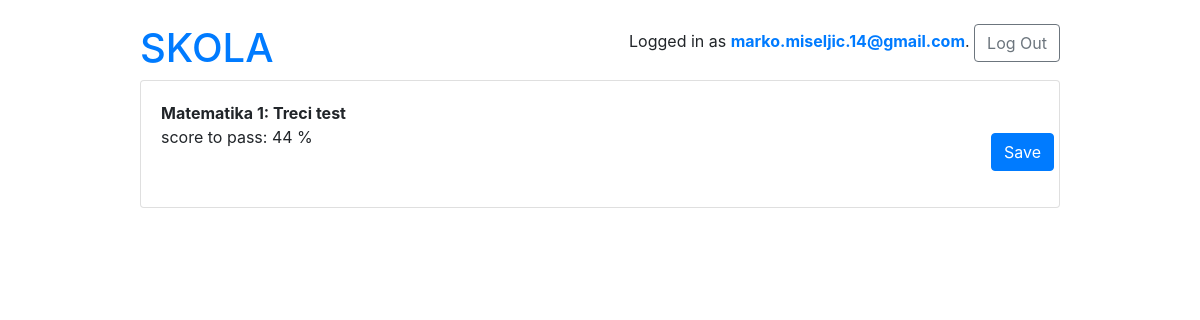
The app's page /students/exam/4/ (signed in) with its own data.
### account/models.py (models this page shows, shortened)
class User(AbstractBaseUser):
    first_name = models.CharField(max_length=220)
    last_name = models.CharField(max_length=220)
    email = models.EmailField(
        verbose_name='Email address',
        max_length=255,
        unique=True
    )
    username = models.CharField(max_length=40, unique=True)
    date_joined = models.DateTimeField(verbose_name="date joined", auto_now_add=True)
    last_login = models.DateTimeField(verbose_name="last login", auto_now=True)
    is_admin = models.BooleanField(default=False)
    is_staff = models.BooleanField(default=False)
    is_superuser = models.BooleanField(default=False)
    proflie_image = models.ImageField(max_length=255, upload_to=get_profile_image_filepath, null=True, blank=True)
    is_student = models.BooleanField(default=False)
    is_teacher = models.BooleanField(default=False)
    is_active = models.BooleanField(default=True)
    objects = MyAccountManager()
    USERNAME_FIELD = 'email'
    REQUIRED_FIELDS = ['username']

### school/models.py (models this page shows, shortened)
class Exam(models.Model):
    type = models.CharField(max_length=100)
    active = models.BooleanField(default=False)
    duration = models.IntegerField()
    nuber_of_questions = models.IntegerField()
    required_score_to_pass = models.IntegerField(help_text="required score in %")
    subject  = models.ForeignKey(Subject, on_delete=models.CASCADE)
    owner = models.ForeignKey('account.User', on_delete=models.CASCADE, related_name='exams')

class Subject(models.Model):
    name = models.CharField(max_length=220)
    school = models.ManyToManyField(School, related_name='school')
    def __str__(self):
        return self.name

### account/views.py (the view)
# urls.py: path('exam/<int:pk>/', exam_view, name='take_exam'),
def exam_view(request, pk):
    exam = get_object_or_404(Exam, pk=pk)
    student = request.user.student
    if student.exams.filter(pk=pk).exists():
        queryset = request.user.student.taken_exams \
            .select_related('exam', 'exam__subject') \
                .order_by('exam__type')
        return render(request, "students/taken_exam_list.html", {'taken_exams': queryset})
    else:
        return render(request, 'students/exam.html', {'exam': exam})

### templates/students/exam.html (shortened to what this page needs)
{% extends '../base.html' %}
{% load static %}
{% block content %}
    <div class="row">
        <div class="col">
            <b>{{exam.subject}}: {{exam.type}}</b>
            <p>score to pass: {{exam.required_score_to_pass}} %</p>
        </div>
        <div class="col text-right" id="timer-box"></div>
        <form id="exam-form" class="mt-3 mb-3">
            <button type="submit" class="btn btn-primary mt-3">Save</button>
        </form>
    </div>
{% endblock content %}

### templates/base.html (shortened to what this page needs)
{% load static %}
<!doctype html>
<html lang="eng">
<head>
    <link rel="stylesheet" href="https://cdn.jsdelivr.net/npm/bootstrap@4.5.3/dist/css/bootstrap.min.css"
>
</head>
<body>
    <div class="container my-4">
        <div class="row justify-content-center">
            <div class="col-md-10 col-sm-12">
                <div class="row">
                    <div class="col-6">
                        <h1><a href="{% url 'home' %}">SKOLA</a></h1>
                    </div>
                    <div class="col-6 text-right">
                        {% if user.is_authenticated %}
                            <p>Logged in as <strong><a href="{% url 'users:profile' user.pk %}">{{user.email}}</a></strong>. <a href="{% url 'logout' %}" class="btn btn-outline-secondary btn-md" role="button">Log Out</a></p>
                        {% else %}
                            <p><a href="{% url 'login' %}" class="btn btn-light" role="button">Log in</a></p>
                        {% endif %}
                    </div>
                </div>
                <div class="card mb-3">
                    <div class="card-body">
                        {% block content %}
                        {% endblock content %}
                    </div>
                </div>
            </div>
        </div>
    </div>
</body>
</html>

### records on screen
User: email "marko.miseljic.14@gmail.com"
Exam: subject "Matematika 1", type "Treci test", required_score_to_pass "44"
